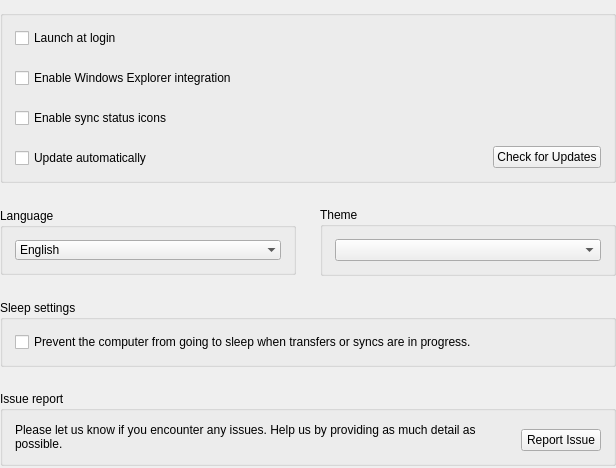
     <widget class="QWidget" name="pGeneral">
      <property name="sizePolicy">
       <sizepolicy hsizetype="Preferred" vsizetype="Fixed">
        <horstretch>0</horstretch>
        <verstretch>0</verstretch>
       </sizepolicy>
      </property>
      <layout class="QVBoxLayout" name="pGeneralLayout" stretch="0,0,0,0,10">
       <property name="spacing">
        <number>24</number>
       </property>
       <property name="leftMargin">
        <number>0</number>
       </property>
       <property name="topMargin">
        <number>10</number>
       </property>
       <property name="rightMargin">
        <number>0</number>
       </property>
       <property name="bottomMargin">
        <number>0</number>
       </property>
       <item>
        <widget class="QGroupBox" name="gGeneral">
         <property name="sizePolicy">
          <sizepolicy hsizetype="Preferred" vsizetype="Fixed">
           <horstretch>0</horstretch>
           <verstretch>0</verstretch>
          </sizepolicy>
         </property>
         <property name="type" stdset="0">
          <string notr="true">mega</string>
         </property>
         <layout class="QHBoxLayout" name="horizontalLayout_11" stretch="1,0,1">
          <property name="spacing">
           <number>0</number>
          </property>
          <property name="leftMargin">
           <number>12</number>
          </property>
          <property name="topMargin">
           <number>12</number>
          </property>
          <property name="rightMargin">
           <number>12</number>
          </property>
          <property name="bottomMargin">
           <number>12</number>
          </property>
          <item>
           <layout class="QVBoxLayout" name="verticalLayout_4">
            <property name="spacing">
             <number>20</number>
            </property>
            <item>
             <widget class="QCheckBox" name="cStartOnStartup">
              <property name="enabled">
               <bool>true</bool>
              </property>
              <property name="maximumSize">
               <size>
                <width>16777215</width>
                <height>16777215</height>
               </size>
              </property>
              <property name="cursor">
               <cursorShape>PointingHandCursor</cursorShape>
              </property>
              <property name="text">
               <string>Launch at login</string>
              </property>
              <property name="type" stdset="0">
               <string notr="true">mega</string>
              </property>
             </widget>
            </item>
            <item>
             <widget class="QCheckBox" name="cDesktopIntegration">
              <property name="maximumSize">
               <size>
                <width>16777215</width>
                <height>16777215</height>
               </size>
              </property>
              <property name="cursor">
               <cursorShape>PointingHandCursor</cursorShape>
              </property>
              <property name="text">
               <string>Enable Windows Explorer integration</string>
              </property>
              <property name="type" stdset="0">
               <string notr="true">mega</string>
              </property>
             </widget>
            </item>
            <item>
             <widget class="QCheckBox" name="cOverlayIcons">
              <property name="maximumSize">
               <size>
                <width>16777215</width>
                <height>16777215</height>
               </size>
              </property>
              <property name="cursor">
               <cursorShape>PointingHandCursor</cursorShape>
              </property>
              <property name="text">
               <string>Enable sync status icons</string>
              </property>
              <property name="type" stdset="0">
               <string notr="true">mega</string>
              </property>
             </widget>
            </item>
            <item>
             <widget class="QCheckBox" name="cAutoUpdate">
              <property name="enabled">
               <bool>true</bool>
              </property>
              <property name="maximumSize">
               <size>
                <width>16777215</width>
                <height>16777215</height>
               </size>
              </property>
              <property name="cursor">
               <cursorShape>PointingHandCursor</cursorShape>
              </property>
              <property name="text">
               <string>Update automatically</string>
              </property>
              <property name="type" stdset="0">
               <string notr="true">mega</string>
              </property>
             </widget>
            </item>
           </layout>
          </item>
          <item>
           <spacer name="horizontalSpacer">
            <property name="orientation">
             <enum>Qt::Horizontal</enum>
            </property>
            <property name="sizeType">
             <enum>QSizePolicy::Expanding</enum>
            </property>
            <property name="sizeHint" stdset="0">
             <size>
              <width>50</width>
              <height>20</height>
             </size>
            </property>
           </spacer>
          </item>
          <item>
           <layout class="QVBoxLayout" name="verticalLayout_7">
            <property name="spacing">
             <number>0</number>
            </property>
            <item>
             <spacer name="verticalSpacer_2">
              <property name="orientation">
               <enum>Qt::Vertical</enum>
              </property>
              <property name="sizeHint" stdset="0">
               <size>
                <width>20</width>
                <height>0</height>
               </size>
              </property>
             </spacer>
            </item>
            <item>
             <layout class="QHBoxLayout" name="horizontalLayout_10">
              <item>
               <spacer name="horizontalSpacer_3">
                <property name="orientation">
                 <enum>Qt::Horizontal</enum>
                </property>
                <property name="sizeHint" stdset="0">
                 <size>
                  <width>0</width>
                  <height>20</height>
                 </size>
                </property>
               </spacer>
              </item>
              <item>
               <widget class="QPushButton" name="bUpdate">
                <property name="sizePolicy">
                 <sizepolicy hsizetype="Preferred" vsizetype="Fixed">
                  <horstretch>0</horstretch>
                  <verstretch>0</verstretch>
                 </sizepolicy>
                </property>
                <property name="cursor">
                 <cursorShape>PointingHandCursor</cursorShape>
                </property>
                <property name="focusPolicy">
                 <enum>Qt::StrongFocus</enum>
                </property>
                <property name="text">
                 <string>Check for Updates</string>
                </property>
                <property name="autoDefault">
                 <bool>false</bool>
                </property>
                <property name="type" stdset="0">
                 <string notr="true">secondary</string>
                </property>
                <property name="dimension" stdset="0">
                 <string notr="true">small</string>
                </property>
               </widget>
              </item>
             </layout>
            </item>
           </layout>
          </item>
         </layout>
        </widget>
       </item>
       <item>
        <layout class="QHBoxLayout" name="horizontalLayout_12" stretch="1,1">
         <item>
          <widget class="LineTitleGroupBox" name="gLanguage">
           <property name="sizePolicy">
            <sizepolicy hsizetype="Preferred" vsizetype="Fixed">
             <horstretch>0</horstretch>
             <verstretch>0</verstretch>
            </sizepolicy>
           </property>
           <property name="title">
            <string>Language</string>
           </property>
           <property name="type" stdset="0">
            <string notr="true">topLine</string>
           </property>
           <layout class="QVBoxLayout" name="verticalLayout_17">
            <property name="leftMargin">
             <number>12</number>
            </property>
            <property name="topMargin">
             <number>12</number>
            </property>
            <property name="rightMargin">
             <number>12</number>
            </property>
            <property name="bottomMargin">
             <number>12</number>
            </property>
            <item>
             <widget class="QComboBox" name="cLanguage">
              <property name="sizePolicy">
               <sizepolicy hsizetype="Preferred" vsizetype="Fixed">
                <horstretch>0</horstretch>
                <verstretch>0</verstretch>
               </sizepolicy>
              </property>
              <property name="minimumSize">
               <size>
                <width>266</width>
                <height>0</height>
               </size>
              </property>
              <property name="cursor">
               <cursorShape>PointingHandCursor</cursorShape>
              </property>
              <property name="frame">
               <bool>false</bool>
              </property>
              <property name="type" stdset="0">
               <string notr="true">mega</string>
              </property>
              <property name="dimension" stdset="0">
               <string notr="true">small</string>
              </property>
              <item>
               <property name="text">
                <string notr="true">English</string>
               </property>
              </item>
             </widget>
            </item>
           </layout>
          </widget>
         </item>
         <item>
          <layout class="QVBoxLayout" name="verticalLayout_23">
           <property name="spacing">
            <number>0</number>
           </property>
           <item>
            <widget class="LineTitleGroupBox" name="gThemeSelector">
             <property name="sizePolicy">
              <sizepolicy hsizetype="Preferred" vsizetype="Fixed">
               <horstretch>0</horstretch>
               <verstretch>0</verstretch>
              </sizepolicy>
             </property>
             <property name="title">
              <string>Theme</string>
             </property>
             <property name="type" stdset="0">
              <string notr="true">topLine</string>
             </property>
             <property name="borderless" stdset="0">
              <bool>true</bool>
             </property>
             <layout class="QVBoxLayout" name="verticalLayout_21">
              <property name="leftMargin">
               <number>12</number>
              </property>
              <property name="topMargin">
               <number>12</number>
              </property>
              <property name="rightMargin">
               <number>12</number>
              </property>
              <property name="bottomMargin">
               <number>12</number>
              </property>
              <item>
               <widget class="QComboBox" name="cbTheme">
                <property name="sizePolicy">
                 <sizepolicy hsizetype="Preferred" vsizetype="Fixed">
                  <horstretch>0</horstretch>
                  <verstretch>0</verstretch>
                 </sizepolicy>
                </property>
                <property name="minimumSize">
                 <size>
                  <width>266</width>
                  <height>0</height>
                 </size>
                </property>
                <property name="cursor">
                 <cursorShape>PointingHandCursor</cursorShape>
                </property>
                <property name="type" stdset="0">
                 <string notr="true">mega</string>
                </property>
                <property name="dimension" stdset="0">
                 <string notr="true">small</string>
                </property>
               </widget>
              </item>
             </layout>
            </widget>
           </item>
           <item>
            <spacer name="horizontalSpacer_12">
             <property name="orientation">
              <enum>Qt::Horizontal</enum>
             </property>
             <property name="sizeHint" stdset="0">
              <size>
               <width>40</width>
               <height>0</height>
              </size>
             </property>
            </spacer>
           </item>
          </layout>
         </item>
        </layout>
       </item>
       <item>
        <widget class="LineTitleGroupBox" name="gSleepSettings">
         <property name="sizePolicy">
          <sizepolicy hsizetype="Preferred" vsizetype="Fixed">
           <horstretch>0</horstretch>
           <verstretch>0</verstretch>
          </sizepolicy>
         </property>
         <property name="title">
          <string>Sleep settings</string>
         </property>
         <property name="type" stdset="0">
          <string notr="true">topLine</string>
         </property>
         <property name="borderless" stdset="0">
          <bool>true</bool>
         </property>
         <layout class="QVBoxLayout" name="verticalLayout_9">
          <property name="spacing">
           <number>0</number>
          </property>
          <property name="leftMargin">
           <number>12</number>
          </property>
          <property name="topMargin">
           <number>12</number>
          </property>
          <property name="rightMargin">
           <number>12</number>
          </property>
          <property name="bottomMargin">
           <number>12</number>
          </property>
          <item>
           <widget class="QCheckBox" name="cbSleepMode">
            <property name="cursor">
             <cursorShape>PointingHandCursor</cursorShape>
            </property>
            <property name="text">
             <string>Prevent the computer from going to sleep when transfers or syncs are in progress.</string>
            </property>
            <property name="type" stdset="0">
             <string notr="true">mega</string>
            </property>
           </widget>
          </item>
         </layout>
        </widget>
       </item>
       <item>
        <widget class="LineTitleGroupBox" name="gBugReport">
         <property name="sizePolicy">
          <sizepolicy hsizetype="Preferred" vsizetype="Fixed">
           <horstretch>0</horstretch>
           <verstretch>0</verstretch>
          </sizepolicy>
         </property>
         <property name="styleSheet">
          <string notr="true"/>
         </property>
         <property name="title">
          <string>Issue report</string>
         </property>
         <property name="type" stdset="0">
          <string notr="true">topLine</string>
         </property>
         <property name="borderless" stdset="0">
          <bool>true</bool>
         </property>
         <layout class="QVBoxLayout" name="verticalLayout_5">
          <property name="spacing">
           <number>0</number>
          </property>
          <property name="leftMargin">
           <number>12</number>
          </property>
          <property name="topMargin">
           <number>12</number>
          </property>
          <property name="rightMargin">
           <number>12</number>
          </property>
          <property name="bottomMargin">
           <number>12</number>
          </property>
          <item>
           <layout class="QHBoxLayout" name="horizontalLayout_13" stretch="1,0,0">
            <item>
             <widget class="QLabel" name="lBugReport">
              <property name="sizePolicy">
               <sizepolicy hsizetype="Preferred" vsizetype="Maximum">
                <horstretch>0</horstretch>
                <verstretch>0</verstretch>
               </sizepolicy>
              </property>
              <property name="text">
               <string>Please let us know if you encounter any issues. Help us by providing as much detail as possible.</string>
              </property>
              <property name="wordWrap">
               <bool>true</bool>
              </property>
             </widget>
            </item>
            <item>
             <spacer name="horizontalSpacer_13">
              <property name="orientation">
               <enum>Qt::Horizontal</enum>
              </property>
              <property name="sizeHint" stdset="0">
               <size>
                <width>10</width>
                <height>20</height>
               </size>
              </property>
             </spacer>
            </item>
            <item>
             <layout class="QVBoxLayout" name="verticalLayout_16" stretch="0,1">
              <item>
               <spacer name="verticalSpacer_8">
                <property name="orientation">
                 <enum>Qt::Vertical</enum>
                </property>
                <property name="sizeHint" stdset="0">
                 <size>
                  <width>20</width>
                  <height>0</height>
                 </size>
                </property>
               </spacer>
              </item>
              <item>
               <widget class="QPushButton" name="bSendBug">
                <property name="sizePolicy">
                 <sizepolicy hsizetype="Preferred" vsizetype="Fixed">
                  <horstretch>0</horstretch>
                  <verstretch>0</verstretch>
                 </sizepolicy>
                </property>
                <property name="maximumSize">
                 <size>
                  <width>16777215</width>
                  <height>16777215</height>
                 </size>
                </property>
                <property name="cursor">
                 <cursorShape>PointingHandCursor</cursorShape>
                </property>
                <property name="text">
                 <string>Report Issue</string>
                </property>
                <property name="autoDefault">
                 <bool>false</bool>
                </property>
                <property name="type" stdset="0">
                 <string notr="true">secondary</string>
                </property>
                <property name="dimension" stdset="0">
                 <string notr="true">small</string>
                </property>
               </widget>
              </item>
             </layout>
            </item>
           </layout>
          </item>
         </layout>
        </widget>
       </item>
       <item>
        <spacer name="verticalSpacer_4">
         <property name="orientation">
          <enum>Qt::Vertical</enum>
         </property>
         <property name="sizeType">
          <enum>QSizePolicy::Expanding</enum>
         </property>
         <property name="sizeHint" stdset="0">
          <size>
           <width>0</width>
           <height>2</height>
          </size>
         </property>
        </spacer>
       </item>
      </layout>
     </widget>
